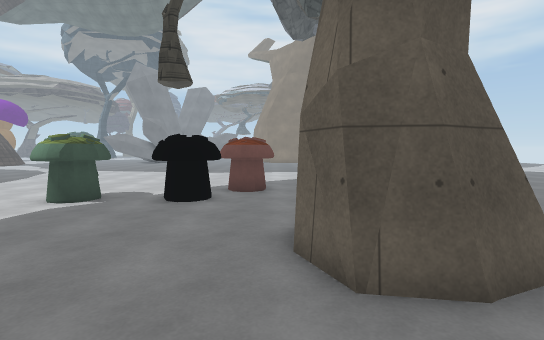
view 1 (above)

23 first-person views from a walk through a 3-D level made in the Unity game engine. The camera is 1.5 m above the floor, tilts 4° down and sees 85° across. The floor is counted in squares, 1 m on a side. Each view is taken from the middle of a square. On the plan, view 1 faces up. The plan holds only what a view shows up to about 15 squares ahead; the rest is blank. The place goes on beyond the plan. Surface patterns are stand-ins for the level's own textures.

view 2
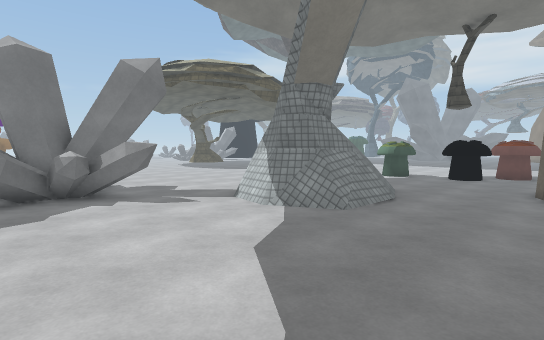

view 3
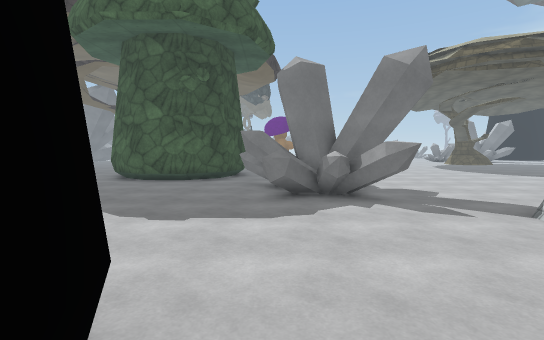

view 4
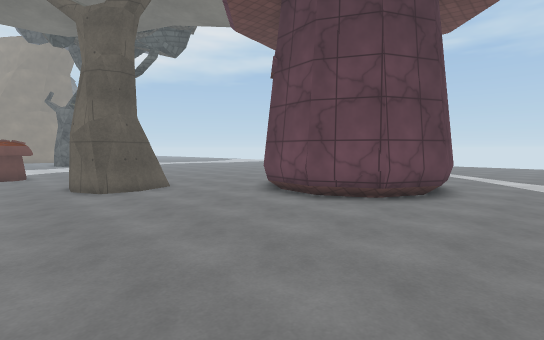

view 5
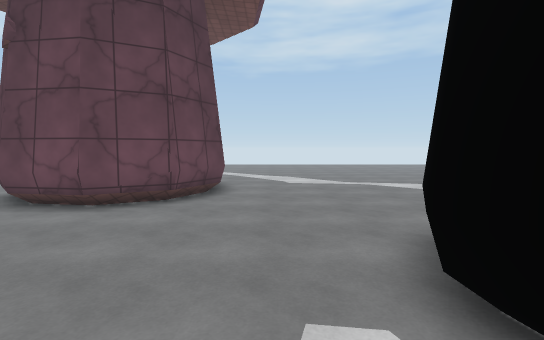

view 6
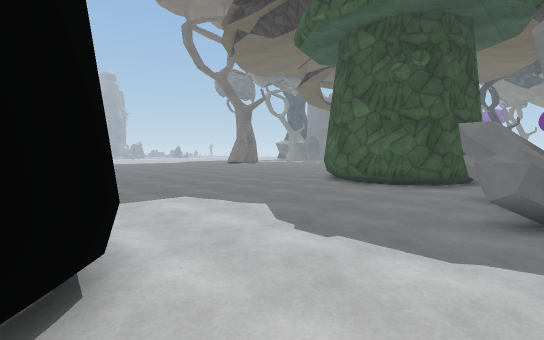

view 7
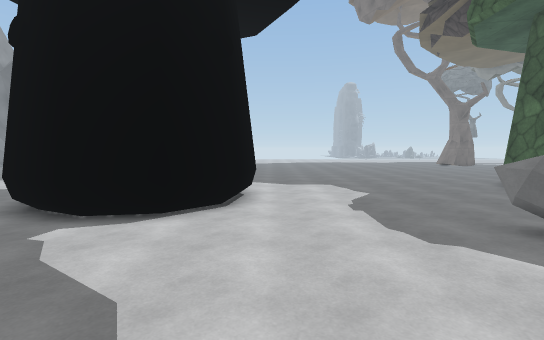

view 8
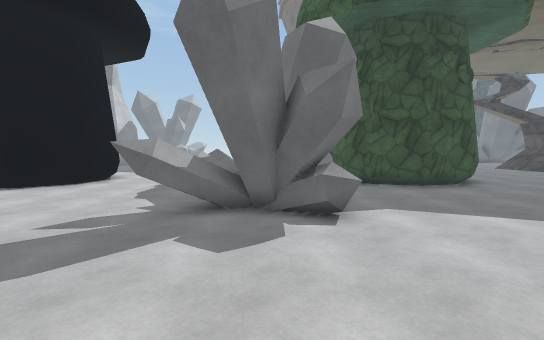

view 9
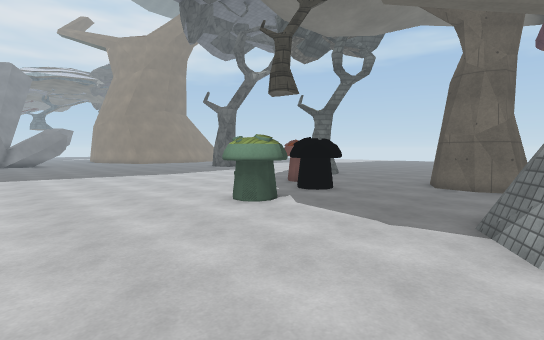

view 10
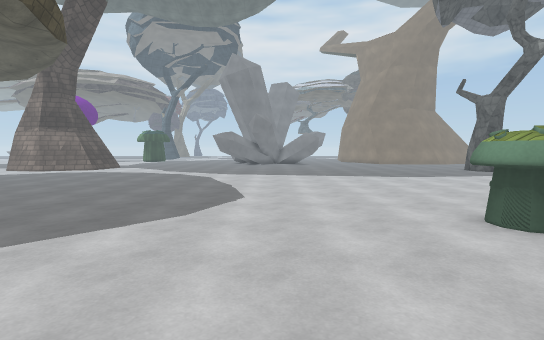

view 11
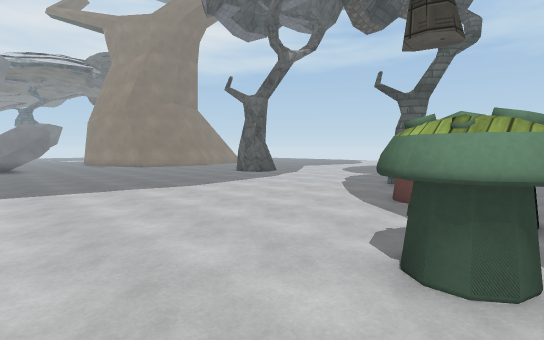

view 12
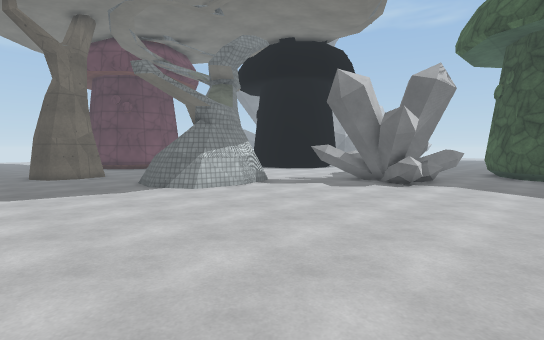

view 13
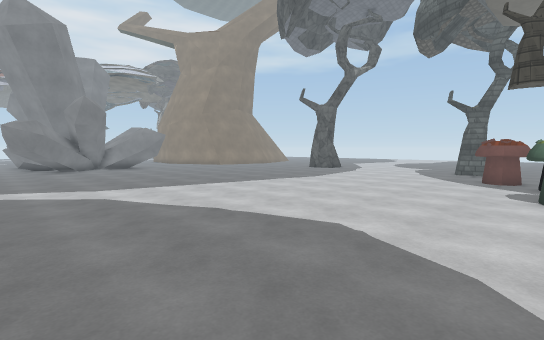

view 14
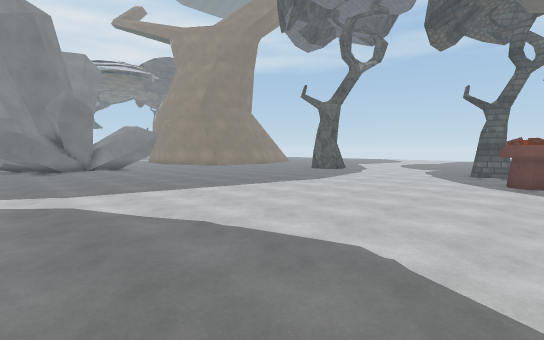

view 15
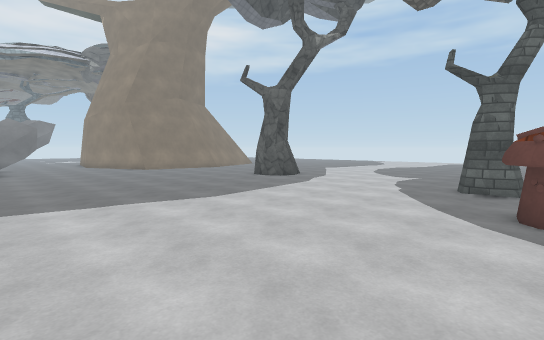

view 16
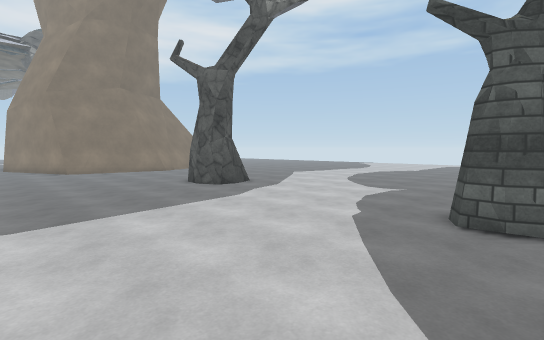

view 17
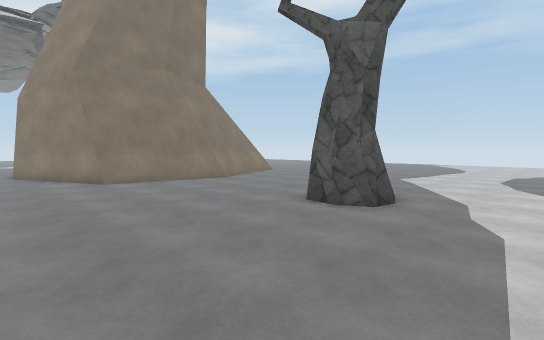

view 18
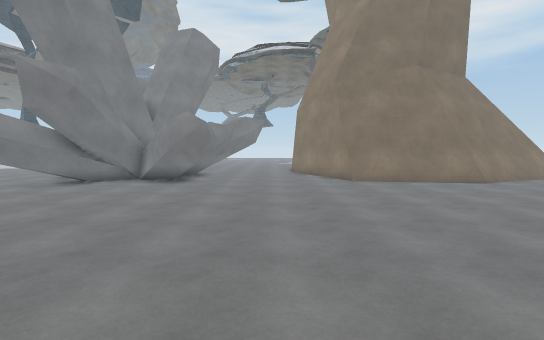

view 19
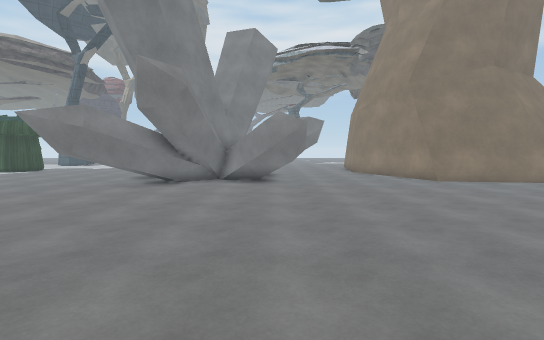

view 20
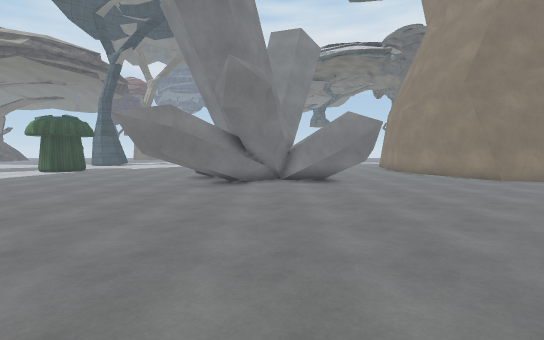

view 21
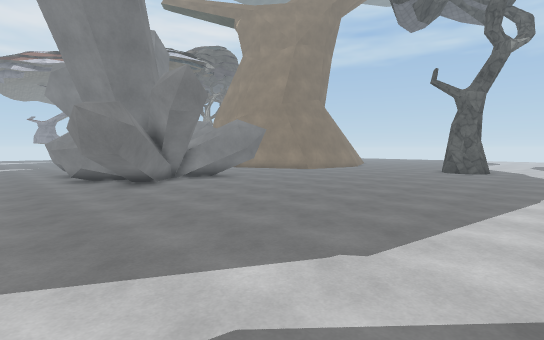

view 22
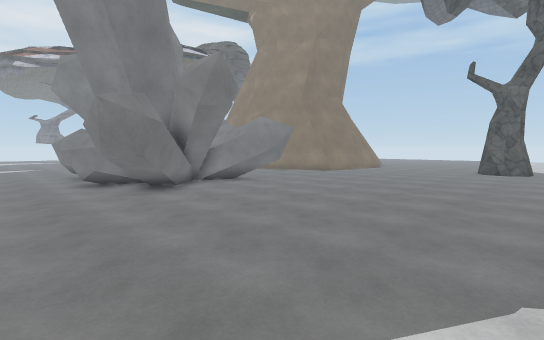

view 23
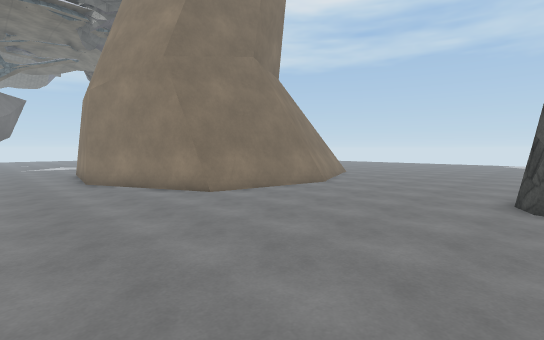

### Floor plan
Key: @ floor where view 1 was taken; # wall or solid block; . floor; / step, stairs or slope; = window, fence, low wall or low ledge; ^ raised ledge; T thing the floor can be seen under or through.
Columns run from 18 left of view 1 to 8 right of it. Each row starts with its distance up from view 1.
 34 ...##       .....###    ###
 33 ....  ####  ......########=
 32 .... ###.###..........===..
 31 ...TTT....##...............
 30 ...TT......................
 29 ...T.......................
 28 ...........................
 27 ...........................
 26 ...........................
 25 ...........................
 24 .....................##   .
 23 .....................###...
 22 ...........................
 21 ...........................
 20  ..........................
 19 ...........................
 18 ...........................
 17 ...........................
 16 ...........................
 15 ...........................
 14 .........................
 13 .....................#
 12 .....................#
 11 ................###.
 10 ...............###....
  9  ...........##.##.....
  8  ...........##.##.....
  7    ...................
  6   .................##
  5  ..................## ...
  4  ..................###....
  3  ...........###....###....
  2  ..........####=..........
  1  ..........###==.........
  0  ..........####/..@.....#
 -1  ..........###//.......##
 -2  ...........#=/........##
 -3  .......................#
 -4  ....=#TTTT.............##
 -5 .....##TTTT..............##
 -6 .....=##^^.................
 -7 .....=##^^.................
 -8 .....=##^^.................
 -9 .....###........#####......
-10 ####...........##   ##.....
-11    ##..........#       ....
-12     #..........#       ....
-13     #..........#

Where each view was taken, in squares from view 1:
view 1: 0 up, 0 right, facing up
view 2: 8 down, 1 right, facing up-left
view 3: 8 down, 0 right, facing left
view 4: 8 down, 2 left, facing up-right
view 5: 7 down, 2 left, facing right
view 6: 7 down, 2 left, facing down-left
view 7: 2 down, 4 left, facing down
view 8: 2 up, 11 left, facing down
view 9: 2 up, 12 left, facing up-right
view 10: 3 up, 11 left, facing up
view 11: 8 up, 10 left, facing up-right
view 12: 8 up, 17 left, facing down-right
view 13: 9 up, 17 left, facing up-right
view 14: 10 up, 16 left, facing up-right
view 15: 11 up, 9 left, facing up-right
view 16: 12 up, 4 left, facing up-right
view 17: 19 up, 4 left, facing up-right
view 18: 19 up, 4 left, facing up
view 19: 19 up, 8 left, facing up
view 20: 19 up, 11 left, facing up
view 21: 19 up, 18 left, facing up-right
view 22: 21 up, 18 left, facing up-right
view 23: 24 up, 6 left, facing up-right
